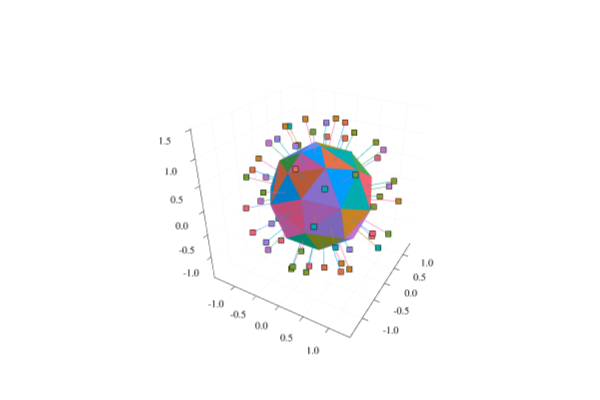

The notebook cell this image was saved under:
### Markdown cell above
# Mesh surface plot
NOTE: It is possible that some elements may not be displayed properly.

### Code cell
surfacemeshplot(mesh, npoints=10)
meshplot!(mesh, nodes=false, normals=0.5)
